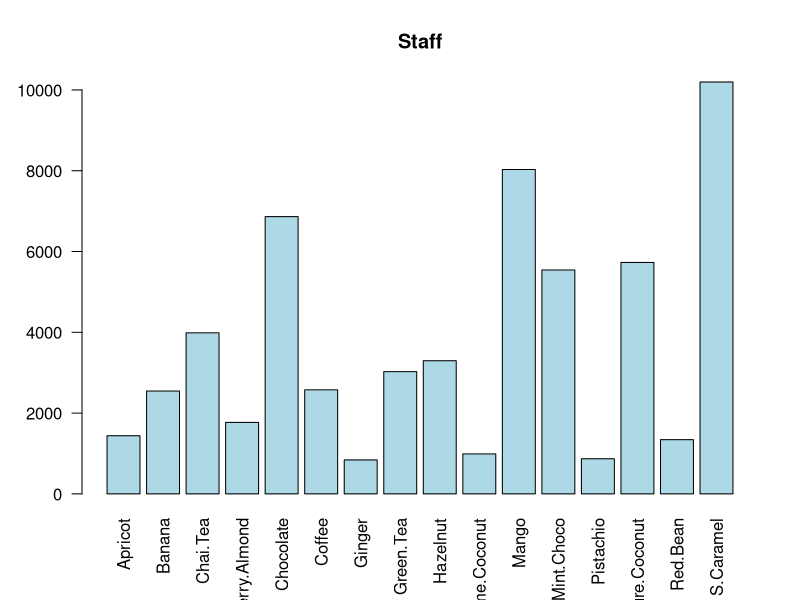
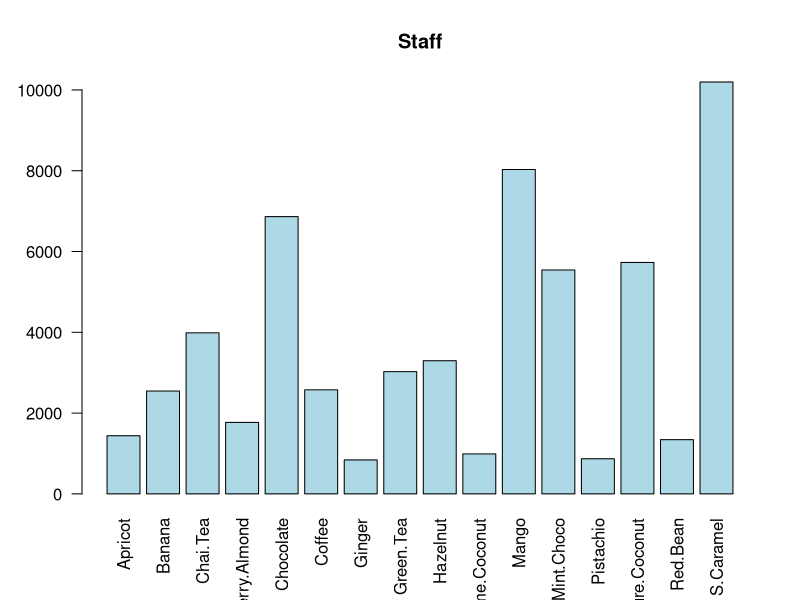
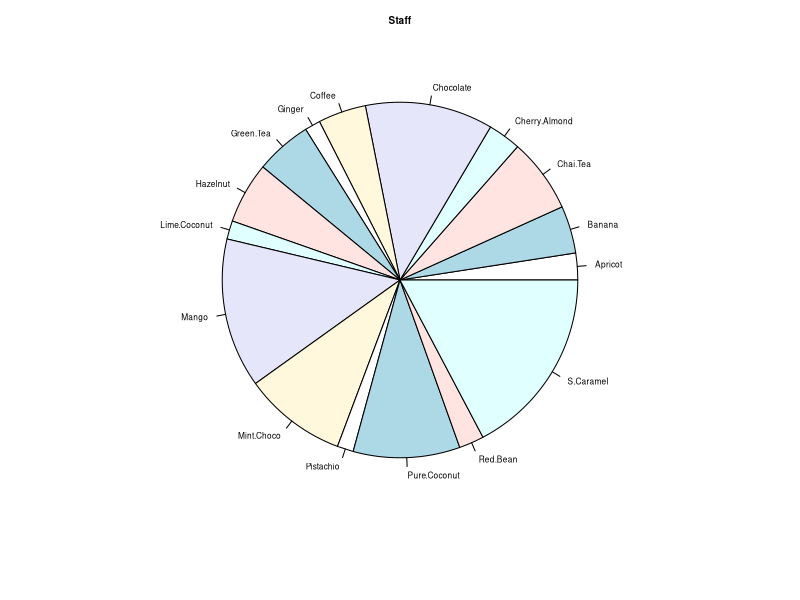
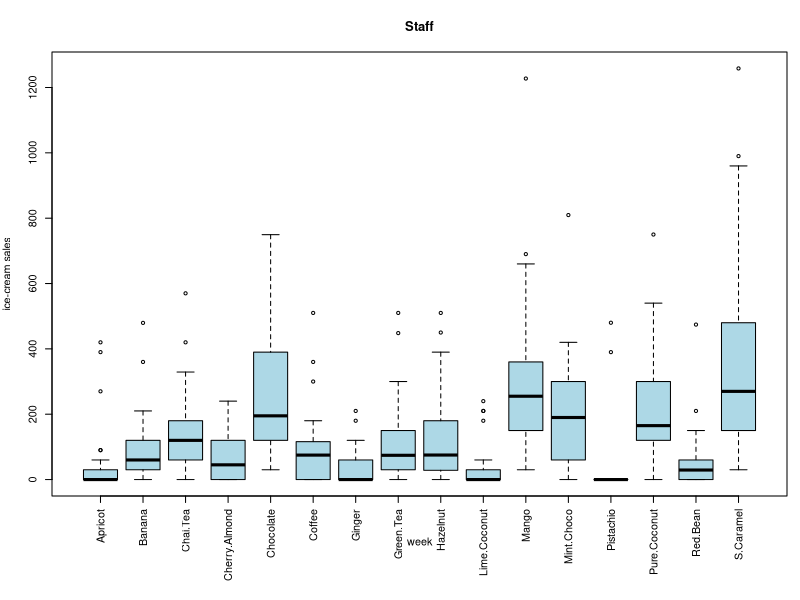

Recreate these plots in R, in order.
#creating bar charts, pie charts and box charts
data <- read.csv("weekly_sales_flavours.csv")
data
nrows <- nrow(data)
ncols <- ncol(data)
nrows
ncols
# Extract the data for staff
staff <- subset(data, Customers=="Staff")
staff
nrowsStaff <- nrow(staff)
ncolsStaff <- ncol(staff)
nrowsStaff
ncolsStaff
#Aggregating data per flavour for staff
sum_staff <- colSums(staff[4:ncolsStaff])
sum_staff
#bar charts
barplot(sum_staff, las = 2, col = "lightblue")
title(main = "Staff")

#changing margin space of the barcharts
barplot(sum_staff, las = 2, col = "lightblue")
title(main = "Staff")
par(mar = c(8, 4, 4, 4), cex = 0.7)

#Pie charts
par(cex=0.5)
pie(sum_staff)
title(main = "Staff")

#Boxplots
par(mar = c(8, 4, 4, 1), cex = 0.65)
boxplot(staff[, 4:ncols], las = 3, col = "lightblue");
title(main = "Staff", ylab="ice-cream sales",xlab="week")

